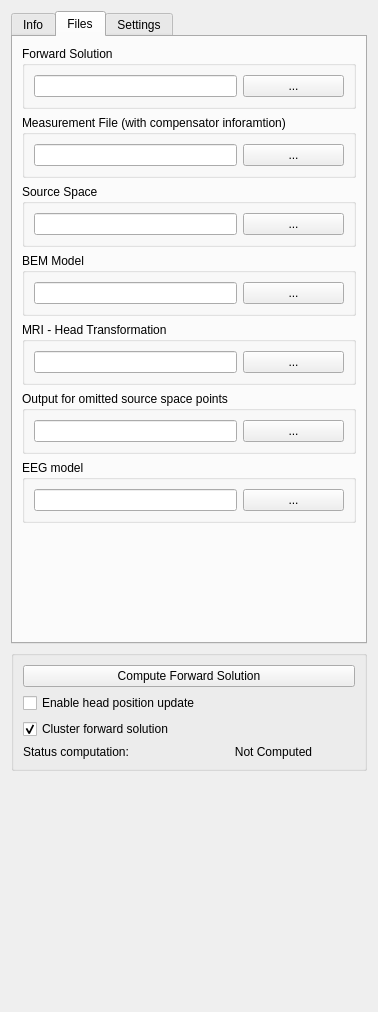
<?xml version="1.0" encoding="UTF-8"?>
<ui version="4.0">
 <class>FwdSettingsViewWidget</class>
 <widget class="QWidget" name="FwdSettingsViewWidget">
  <property name="geometry">
   <rect>
    <x>0</x>
    <y>0</y>
    <width>377</width>
    <height>1012</height>
   </rect>
  </property>
  <property name="windowTitle">
   <string>HPI Setup</string>
  </property>
  <layout class="QVBoxLayout" name="verticalLayout">
   <item>
    <widget class="QTabWidget" name="tabWidget">
     <property name="currentIndex">
      <number>1</number>
     </property>
     <widget class="QWidget" name="tab_Info">
      <attribute name="title">
       <string>Info</string>
      </attribute>
      <layout class="QVBoxLayout" name="verticalLayout_4">
       <item>
        <widget class="QGroupBox" name="groupBox_info">
         <property name="title">
          <string>Forward Soluton Information</string>
         </property>
         <layout class="QFormLayout" name="formLayout_2">
          <item row="0" column="0">
           <widget class="QLabel" name="label_Rotation">
            <property name="text">
             <string>Source Spaces:</string>
            </property>
           </widget>
          </item>
          <item row="0" column="1">
           <widget class="QLineEdit" name="m_lineEdit_iNSourceSpace">
            <property name="readOnly">
             <bool>true</bool>
            </property>
           </widget>
          </item>
          <item row="1" column="0">
           <widget class="QLabel" name="label_3">
            <property name="text">
             <string>Number of Sources:</string>
            </property>
           </widget>
          </item>
          <item row="1" column="1">
           <widget class="QLineEdit" name="m_lineEdit_iNDipole">
            <property name="readOnly">
             <bool>true</bool>
            </property>
           </widget>
          </item>
          <item row="2" column="0">
           <widget class="QLabel" name="label_4">
            <property name="text">
             <string>Number of clustered Sources:</string>
            </property>
           </widget>
          </item>
          <item row="2" column="1">
           <widget class="QLineEdit" name="m_lineEdit_iNDipoleClustered">
            <property name="text">
             <string/>
            </property>
            <property name="readOnly">
             <bool>true</bool>
            </property>
           </widget>
          </item>
          <item row="3" column="0">
           <widget class="QLabel" name="label_6">
            <property name="text">
             <string>Source Orientation</string>
            </property>
           </widget>
          </item>
          <item row="3" column="1">
           <widget class="QLineEdit" name="m_lineEdit_sSourceOri">
            <property name="text">
             <string/>
            </property>
            <property name="readOnly">
             <bool>true</bool>
            </property>
           </widget>
          </item>
          <item row="4" column="0">
           <widget class="QLabel" name="label_7">
            <property name="text">
             <string>Number of Channels</string>
            </property>
           </widget>
          </item>
          <item row="4" column="1">
           <widget class="QLineEdit" name="m_lineEdit_iNChan">
            <property name="text">
             <string/>
            </property>
            <property name="readOnly">
             <bool>true</bool>
            </property>
           </widget>
          </item>
          <item row="5" column="0">
           <widget class="QLabel" name="label_8">
            <property name="text">
             <string>Coordinate Frame</string>
            </property>
           </widget>
          </item>
          <item row="5" column="1">
           <widget class="QLineEdit" name="m_lineEdit_sCoordFrame">
            <property name="sizePolicy">
             <sizepolicy hsizetype="Expanding" vsizetype="Fixed">
              <horstretch>0</horstretch>
              <verstretch>0</verstretch>
             </sizepolicy>
            </property>
            <property name="text">
             <string/>
            </property>
            <property name="readOnly">
             <bool>true</bool>
            </property>
           </widget>
          </item>
         </layout>
        </widget>
       </item>
       <item>
        <widget class="QGroupBox" name="m_qGroupBox_AtlasDir">
         <property name="title">
          <string>Clustering</string>
         </property>
         <layout class="QFormLayout" name="formLayout">
          <item row="0" column="0">
           <widget class="QLabel" name="label_2">
            <property name="text">
             <string>Brain Atlas Directory</string>
            </property>
           </widget>
          </item>
          <item row="1" column="0">
           <widget class="QLineEdit" name="m_qLineEdit_AtlasDirName">
            <property name="minimumSize">
             <size>
              <width>140</width>
              <height>0</height>
             </size>
            </property>
           </widget>
          </item>
          <item row="1" column="1">
           <widget class="QPushButton" name="m_qPushButton_AtlasDirDialog">
            <property name="text">
             <string>...</string>
            </property>
           </widget>
          </item>
          <item row="2" column="0">
           <widget class="QLabel" name="m_qLabel_atlas">
            <property name="text">
             <string>(lh+rh).aparc.a2009s.annot</string>
            </property>
           </widget>
          </item>
          <item row="2" column="1">
           <widget class="QLabel" name="m_qLabel_atlasStat">
            <property name="frameShape">
             <enum>QFrame::Panel</enum>
            </property>
            <property name="frameShadow">
             <enum>QFrame::Sunken</enum>
            </property>
            <property name="text">
             <string>not loaded</string>
            </property>
           </widget>
          </item>
          <item row="3" column="0" colspan="2">
           <spacer name="horizontalSpacer">
            <property name="orientation">
             <enum>Qt::Horizontal</enum>
            </property>
            <property name="sizeHint" stdset="0">
             <size>
              <width>142</width>
              <height>0</height>
             </size>
            </property>
           </spacer>
          </item>
         </layout>
        </widget>
       </item>
       <item>
        <spacer name="verticalSpacer_2">
         <property name="orientation">
          <enum>Qt::Vertical</enum>
         </property>
         <property name="sizeHint" stdset="0">
          <size>
           <width>20</width>
           <height>40</height>
          </size>
         </property>
        </spacer>
       </item>
      </layout>
     </widget>
     <widget class="QWidget" name="tab_Files">
      <attribute name="title">
       <string>Files</string>
      </attribute>
      <layout class="QVBoxLayout" name="verticalLayout_3">
       <item>
        <widget class="QGroupBox" name="m_qGroupBox_Sol">
         <property name="title">
          <string>Forward Solution</string>
         </property>
         <property name="flat">
          <bool>false</bool>
         </property>
         <layout class="QGridLayout" name="m_qGridLayout_Fwd">
          <item row="0" column="2">
           <widget class="QPushButton" name="m_qPushButton_SolNameDialog">
            <property name="text">
             <string>...</string>
            </property>
           </widget>
          </item>
          <item row="0" column="0" colspan="2">
           <widget class="QLineEdit" name="m_qLineEdit_SolName">
            <property name="minimumSize">
             <size>
              <width>140</width>
              <height>0</height>
             </size>
            </property>
            <property name="text">
             <string/>
            </property>
           </widget>
          </item>
         </layout>
        </widget>
       </item>
       <item>
        <widget class="QGroupBox" name="m_qGroupBox_Meas">
         <property name="title">
          <string>Measurement File (with compensator inforamtion)</string>
         </property>
         <property name="flat">
          <bool>false</bool>
         </property>
         <layout class="QGridLayout" name="m_qGridLayout_Fwd_8">
          <item row="0" column="0" colspan="2">
           <widget class="QLineEdit" name="m_qLineEdit_MeasName">
            <property name="minimumSize">
             <size>
              <width>140</width>
              <height>0</height>
             </size>
            </property>
            <property name="text">
             <string/>
            </property>
           </widget>
          </item>
          <item row="0" column="2">
           <widget class="QPushButton" name="m_qPushButton_MeasNameDialog">
            <property name="text">
             <string>...</string>
            </property>
           </widget>
          </item>
         </layout>
        </widget>
       </item>
       <item>
        <widget class="QGroupBox" name="m_qGroupBox_Source">
         <property name="title">
          <string>Source Space</string>
         </property>
         <property name="flat">
          <bool>false</bool>
         </property>
         <layout class="QGridLayout" name="m_qGridLayout_Fwd_2">
          <item row="0" column="0" colspan="2">
           <widget class="QLineEdit" name="m_qLineEdit_SourceName">
            <property name="minimumSize">
             <size>
              <width>140</width>
              <height>0</height>
             </size>
            </property>
           </widget>
          </item>
          <item row="0" column="2">
           <widget class="QPushButton" name="m_qPushButton_SourceNameDialog">
            <property name="text">
             <string>...</string>
            </property>
           </widget>
          </item>
         </layout>
        </widget>
       </item>
       <item>
        <widget class="QGroupBox" name="m_qGroupBox_Bem">
         <property name="title">
          <string>BEM Model</string>
         </property>
         <property name="flat">
          <bool>false</bool>
         </property>
         <layout class="QGridLayout" name="m_qGridLayout_Fwd_3">
          <item row="0" column="2">
           <widget class="QPushButton" name="m_qPushButton_BemNameDialog">
            <property name="text">
             <string>...</string>
            </property>
           </widget>
          </item>
          <item row="0" column="0" colspan="2">
           <widget class="QLineEdit" name="m_qLineEdit_BemName">
            <property name="minimumSize">
             <size>
              <width>140</width>
              <height>0</height>
             </size>
            </property>
           </widget>
          </item>
         </layout>
        </widget>
       </item>
       <item>
        <widget class="QGroupBox" name="m_qGroupBox_Mri">
         <property name="title">
          <string>MRI - Head Transformation</string>
         </property>
         <property name="flat">
          <bool>false</bool>
         </property>
         <layout class="QGridLayout" name="m_qGridLayout_Fwd_4">
          <item row="0" column="0" colspan="2">
           <widget class="QLineEdit" name="m_qLineEdit_MriName">
            <property name="minimumSize">
             <size>
              <width>140</width>
              <height>0</height>
             </size>
            </property>
           </widget>
          </item>
          <item row="0" column="2">
           <widget class="QPushButton" name="m_qPushButton_MriNameDialog">
            <property name="text">
             <string>...</string>
            </property>
           </widget>
          </item>
         </layout>
        </widget>
       </item>
       <item>
        <widget class="QGroupBox" name="m_qGroupBox_MinDistOut">
         <property name="title">
          <string>Output for omitted source space points</string>
         </property>
         <property name="flat">
          <bool>false</bool>
         </property>
         <layout class="QGridLayout" name="m_qGridLayout_Fwd_5">
          <item row="0" column="0" colspan="2">
           <widget class="QLineEdit" name="m_qLineEdit_MinDistName">
            <property name="minimumSize">
             <size>
              <width>140</width>
              <height>0</height>
             </size>
            </property>
           </widget>
          </item>
          <item row="0" column="2">
           <widget class="QPushButton" name="m_qPushButton_MinDistOutDialog">
            <property name="text">
             <string>...</string>
            </property>
           </widget>
          </item>
         </layout>
        </widget>
       </item>
       <item>
        <widget class="QGroupBox" name="m_qGroupBox_EEGModel">
         <property name="title">
          <string>EEG model</string>
         </property>
         <property name="flat">
          <bool>false</bool>
         </property>
         <layout class="QGridLayout" name="m_qGridLayout_Fwd_7">
          <item row="0" column="0" colspan="2">
           <widget class="QLineEdit" name="m_qLineEdit_EEGModelFile">
            <property name="minimumSize">
             <size>
              <width>140</width>
              <height>0</height>
             </size>
            </property>
           </widget>
          </item>
          <item row="0" column="2">
           <widget class="QPushButton" name="m_qPushButton_EEGModelFileDialog">
            <property name="text">
             <string>...</string>
            </property>
           </widget>
          </item>
         </layout>
        </widget>
       </item>
       <item>
        <spacer name="verticalSpacer_3">
         <property name="orientation">
          <enum>Qt::Vertical</enum>
         </property>
         <property name="sizeHint" stdset="0">
          <size>
           <width>334</width>
           <height>118</height>
          </size>
         </property>
        </spacer>
       </item>
      </layout>
     </widget>
     <widget class="QWidget" name="tab_Settings">
      <attribute name="title">
       <string>Settings</string>
      </attribute>
      <layout class="QVBoxLayout" name="verticalLayout_7">
       <item>
        <widget class="QCheckBox" name="m_check_bIncludeMeg">
         <property name="text">
          <string>Compute MEG Solution</string>
         </property>
        </widget>
       </item>
       <item>
        <widget class="QCheckBox" name="m_check_bIncludeEEG">
         <property name="text">
          <string>Compute EEG Solution</string>
         </property>
        </widget>
       </item>
       <item>
        <widget class="QCheckBox" name="m_check_bComputeGrad">
         <property name="text">
          <string>Compute Gradient Solution</string>
         </property>
        </widget>
       </item>
       <item>
        <widget class="QCheckBox" name="m_check_bFixedOri">
         <property name="text">
          <string>Fixed Orientation</string>
         </property>
        </widget>
       </item>
       <item>
        <widget class="QCheckBox" name="m_check_bAccurate">
         <property name="text">
          <string>Acurate</string>
         </property>
        </widget>
       </item>
       <item>
        <widget class="QCheckBox" name="m_check_bCoordframe">
         <property name="text">
          <string>Compute in MRI space (else Head space)</string>
         </property>
        </widget>
       </item>
       <item>
        <widget class="QCheckBox" name="m_check_bUseThreads">
         <property name="text">
          <string>Use threads</string>
         </property>
        </widget>
       </item>
       <item>
        <widget class="QCheckBox" name="m_check_bDoAll">
         <property name="text">
          <string>Calculate forward solution in all nodes</string>
         </property>
        </widget>
       </item>
       <item>
        <widget class="QCheckBox" name="m_check_bMriHeadIdent">
         <property name="text">
          <string>Identical head- and MRI- space</string>
         </property>
        </widget>
       </item>
       <item>
        <widget class="QCheckBox" name="m_check_bFilterSpaces">
         <property name="text">
          <string>Filter Source Spaces</string>
         </property>
        </widget>
       </item>
       <item>
        <widget class="QCheckBox" name="m_check_bScaleEegPos">
         <property name="text">
          <string>Scale Electrode Positions</string>
         </property>
        </widget>
       </item>
       <item>
        <widget class="QCheckBox" name="m_check_bUseEquivEeg">
         <property name="text">
          <string>Use equivalent source approach for EEG</string>
         </property>
        </widget>
       </item>
       <item>
        <widget class="QGroupBox" name="distance">
         <property name="title">
          <string>Minimum distance skull &lt;-&gt; source [mm]</string>
         </property>
         <layout class="QVBoxLayout" name="verticalLayout_5">
          <item>
           <widget class="QDoubleSpinBox" name="m_doubleSpinBox_dMinDist">
            <property name="decimals">
             <number>1</number>
            </property>
           </widget>
          </item>
         </layout>
        </widget>
       </item>
       <item>
        <widget class="QGroupBox" name="EegScalpRadius">
         <property name="title">
          <string>EEG scalp radius of sphere model [mm]</string>
         </property>
         <layout class="QVBoxLayout" name="verticalLayout_6">
          <item>
           <widget class="QDoubleSpinBox" name="m_doubleSpinBox_dEegSphereRad">
            <property name="decimals">
             <number>1</number>
            </property>
            <property name="maximum">
             <double>500.000000000000000</double>
            </property>
            <property name="singleStep">
             <double>1.000000000000000</double>
            </property>
           </widget>
          </item>
         </layout>
        </widget>
       </item>
       <item>
        <widget class="QGroupBox" name="EEGModelOrigin">
         <property name="title">
          <string>Sphere Model Origin (x,y,z) [mm]</string>
         </property>
         <layout class="QGridLayout" name="gridLayout">
          <item row="0" column="0">
           <widget class="QDoubleSpinBox" name="m_doubleSpinBox_dVecR0x">
            <property name="decimals">
             <number>1</number>
            </property>
            <property name="minimum">
             <double>-500.000000000000000</double>
            </property>
            <property name="maximum">
             <double>500.000000000000000</double>
            </property>
            <property name="singleStep">
             <double>1.000000000000000</double>
            </property>
           </widget>
          </item>
          <item row="0" column="2">
           <widget class="QDoubleSpinBox" name="m_doubleSpinBox_dVecR0z">
            <property name="decimals">
             <number>1</number>
            </property>
            <property name="minimum">
             <double>-500.000000000000000</double>
            </property>
            <property name="maximum">
             <double>500.000000000000000</double>
            </property>
            <property name="singleStep">
             <double>1.000000000000000</double>
            </property>
           </widget>
          </item>
          <item row="0" column="1">
           <widget class="QDoubleSpinBox" name="m_doubleSpinBox_dVecR0y">
            <property name="decimals">
             <number>1</number>
            </property>
            <property name="minimum">
             <double>-500.000000000000000</double>
            </property>
            <property name="maximum">
             <double>500.000000000000000</double>
            </property>
            <property name="singleStep">
             <double>1.000000000000000</double>
            </property>
           </widget>
          </item>
         </layout>
        </widget>
       </item>
       <item>
        <widget class="QGroupBox" name="m_qGroupBox_EEGModelName">
         <property name="title">
          <string>EEG model name</string>
         </property>
         <property name="flat">
          <bool>false</bool>
         </property>
         <layout class="QGridLayout" name="m_qGridLayout_Fwd_6">
          <item row="0" column="0" colspan="2">
           <widget class="QLineEdit" name="m_qLineEdit_EEGModelName">
            <property name="minimumSize">
             <size>
              <width>140</width>
              <height>0</height>
             </size>
            </property>
           </widget>
          </item>
         </layout>
        </widget>
       </item>
       <item>
        <spacer name="verticalSpacer_4">
         <property name="orientation">
          <enum>Qt::Vertical</enum>
         </property>
         <property name="sizeHint" stdset="0">
          <size>
           <width>20</width>
           <height>40</height>
          </size>
         </property>
        </spacer>
       </item>
      </layout>
     </widget>
    </widget>
   </item>
   <item>
    <widget class="QGroupBox" name="groupBox_recomp">
     <property name="title">
      <string/>
     </property>
     <layout class="QVBoxLayout" name="verticalLayout_2">
      <item>
       <widget class="QPushButton" name="m_qPushButton_ComputeForward">
        <property name="text">
         <string>Compute Forward Solution</string>
        </property>
       </widget>
      </item>
      <item>
       <widget class="QCheckBox" name="m_checkBox_bDoRecomputation">
        <property name="text">
         <string>Enable head position update</string>
        </property>
       </widget>
      </item>
      <item>
       <widget class="QCheckBox" name="m_checkBox_bDoClustering">
        <property name="text">
         <string>Cluster forward solution</string>
        </property>
        <property name="checked">
         <bool>true</bool>
        </property>
       </widget>
      </item>
      <item>
       <layout class="QHBoxLayout" name="horizontalLayout">
        <item>
         <widget class="QLabel" name="label">
          <property name="text">
           <string>Status computation: </string>
          </property>
         </widget>
        </item>
        <item>
         <widget class="QLabel" name="m_label_recomputationFeedback">
          <property name="text">
           <string>Not Computed</string>
          </property>
          <property name="alignment">
           <set>Qt::AlignCenter</set>
          </property>
         </widget>
        </item>
       </layout>
      </item>
     </layout>
    </widget>
   </item>
   <item>
    <spacer name="verticalSpacer">
     <property name="orientation">
      <enum>Qt::Vertical</enum>
     </property>
     <property name="sizeHint" stdset="0">
      <size>
       <width>20</width>
       <height>568</height>
      </size>
     </property>
    </spacer>
   </item>
  </layout>
 </widget>
 <resources/>
 <connections/>
</ui>
